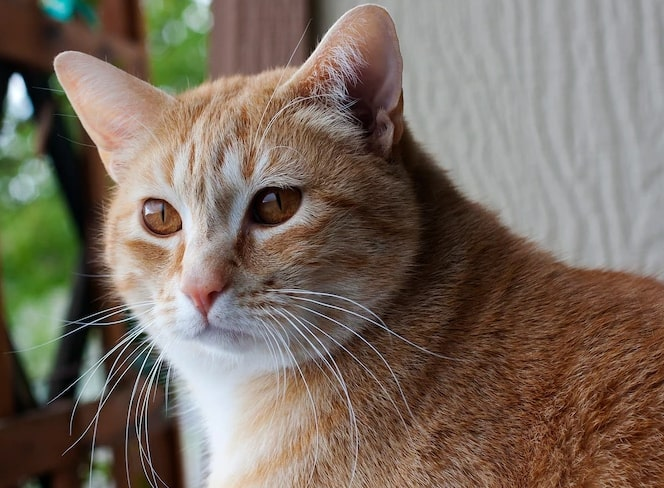
#> input picture cat_image.jpg, 664 x 488 px
$ python DEEPLEARNING_ASGINMENT2_TASK_2.py   (older library calls are emulated)
#> lines starting #> are read from the running program, lines starting #| are printed output that depends on the picture
#!/usr/bin/env python
# coding: utf-8

# In[ ]:


#LADI HARISH KUMAR #20MAI0052 #Deep Learning and its Applications (CSE6037) LAB

#Assignment 2
#LAB TASK 2
#Take a random image and apply convolution method using this following filters
#(2A) Applying Box filter of 3 X 3 and 5 X 5 and compare it.
#(2B)Applying Box filter of 3 X 3 and 5 X 5 and compare it. HERE THE STRIDE=2
#(2C)Apply zero padding before applying Box filter of 3 X 3 and 5 X 5 and compare it
#And also Entropy of the input image is being calculated
# In[67]:


#importing required libraries
from cv2 import cv2
import numpy as np
from PIL import Image


# In[78]:


#reading the image from the local drive
cat=cv2.imread("cat_image.jpg")
#> cat is the input picture: shape (488, 664, 3); mean B, G, R 96.5, 108.5, 121.7
#resizing the image square dimension
cat=cv2.resize(cat,(600,600))
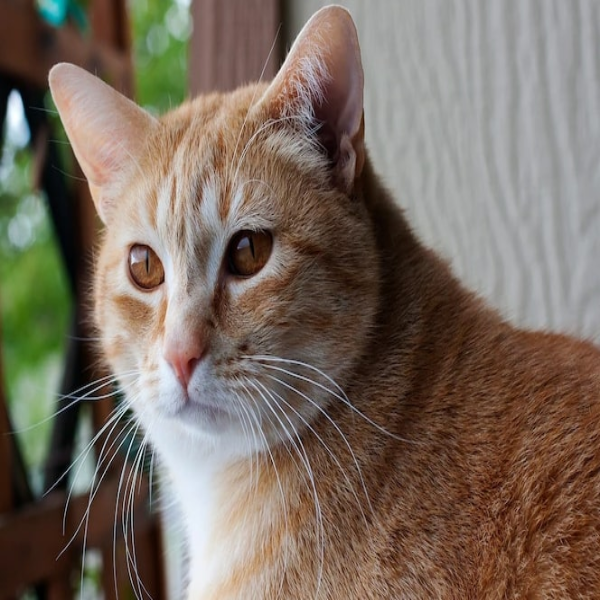
#> cat: shape (600, 600, 3); mean B, G, R 96.4, 108.4, 121.6
#defining the filter of 3 X 3 size and applying it first
#filter1=np.array([(1,1,1),(1,1,1),(1,1,1)])*(1/9)
#defining the filter of 5 X 5 size and comapre it
filter1=np.array([(1,1,1,1,1),(1,1,1,1,1),(1,1,1,1,1),(1,1,1,1,1),(1,1,1,1,1)])*(1/25)
print(filter1)


# In[79]:


C=cat.shape
#> C = (600, 600, 3)
F=filter1.shape
#converting the colouerd cat image into grayscale image or (Binary conversion)
cat_gray=cv2.cvtColor(cat,cv2.COLOR_BGR2GRAY)
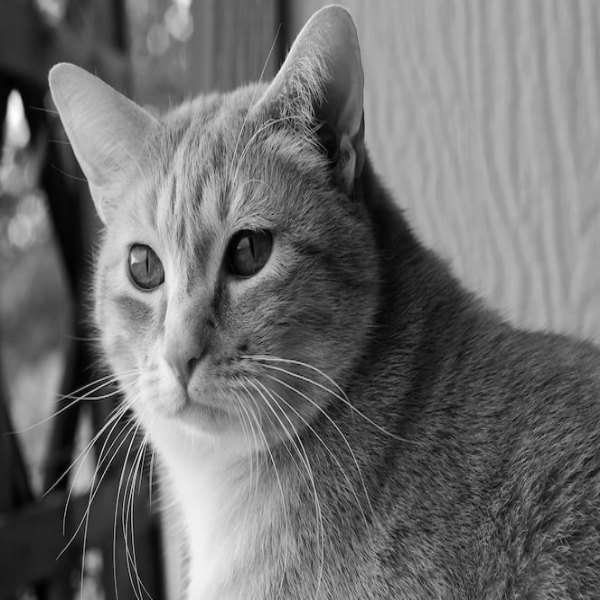
#> cat_gray: shape (600, 600); min 0, max 255, mean 110.9
cv2.imshow("Before_coverting",cat)
cv2.waitKey(0)


# In[80]:


cv2.imshow("After_coverting",cat_gray)
cv2.waitKey(0)
print(cat_gray)
#> (printed output is left out)


# In[81]:


print(cat_gray)
#> (printed output is left out)
print(type(cat_gray))
#| <class 'numpy.ndarray'>
cat_gray2=cat_gray
print(cat_gray2)
#> (printed output is left out)
print(type(cat_gray2))
#| <class 'numpy.ndarray'>


# In[82]:


#(2A) Applying Box filter of 3 X 3 and 5 X 5 and comapre it.
import math
def pro_sum(m,n):
    sum=0
    for i in range(m.shape[0]):
        for j in range(m.shape[1]):
            sum=sum+(m[i,j]*n[i,j])
    return math.ceil(sum)
X1=np.array([(1,1,1),(1,1,1),(1,1,1)])*(1/9)
X2=np.array([(50,50,49),(51,50,50),(51,50,50)])
print(pro_sum(X1,X2))
for i in range(C[0]):
    for j in range(C[1]):
        k = cat_gray[i:i+F[0],j:j+F[1]]#slicing the image in the form of multiple filter dimension
        l = pro_sum(k,filter1)
        cat_gray2[i][j]=l
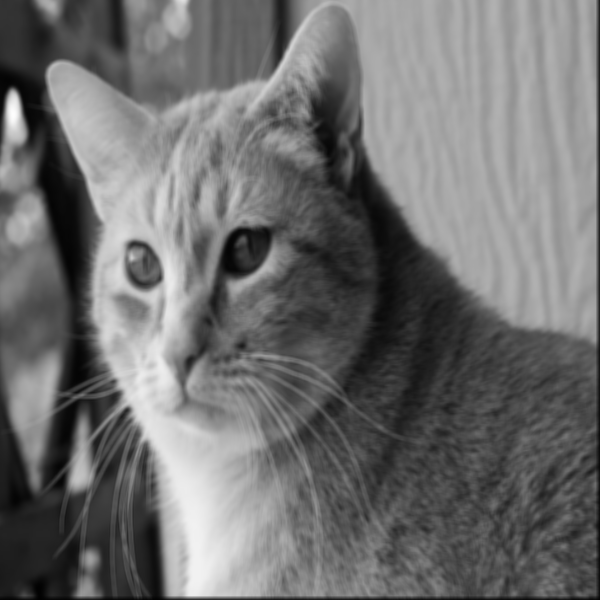
#> cat_gray2: shape (600, 600); min 1, max 253, mean 110.8
print(cat_gray2)
#> (printed output is left out)
cv2.imshow("The convoluted image is ",cat_gray2)
cv2.waitKey(0)


# In[83]:


#(2B)Applying Box filter of 3 X 3 and 5 X 5 and comapre it.HERE THE STRIDE=2
cat_gray3=cat_gray
import math
#> (the run stopped early here; a loop or call above may not have finished)
